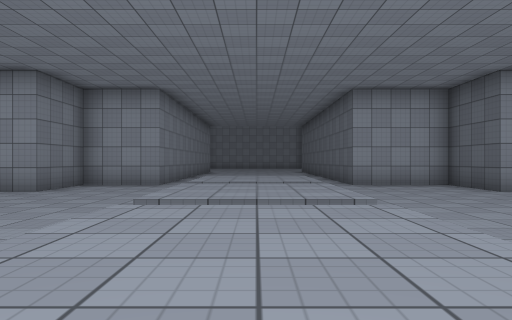
View 1 (above)

16 first-person views from a walk through a 3-D level made in the Unity game engine. The camera is 1.3 m above the floor, looks level and sees 70° across. The floor is counted in squares, 2 m on a side. Each view is taken from the middle of a square. On the plan, view 1 faces up. The plan holds only what a view shows up to about 11 squares ahead; the rest is blank. The place goes on beyond the plan. The player is left out. Surface patterns are stand-ins for the level's own textures.

View 2
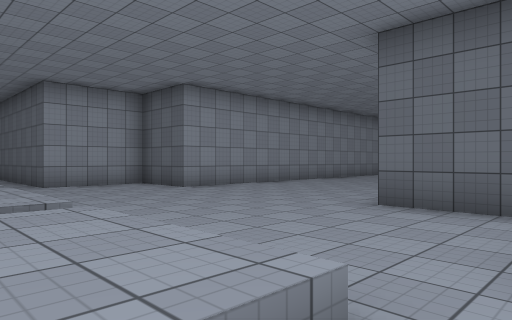

View 3
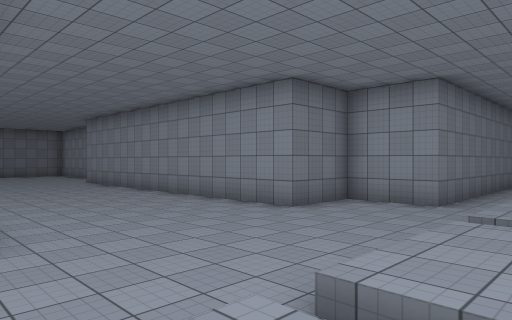

View 4
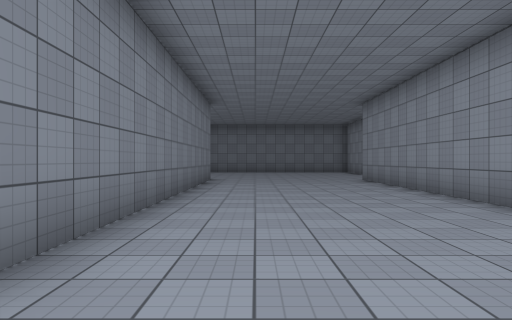

View 5
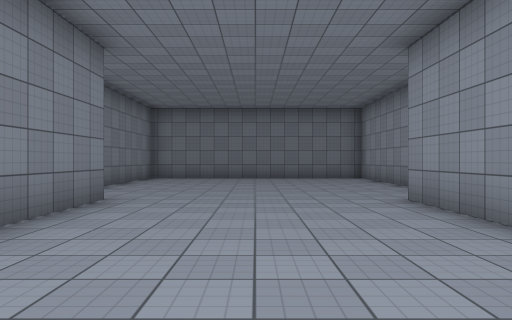

View 6
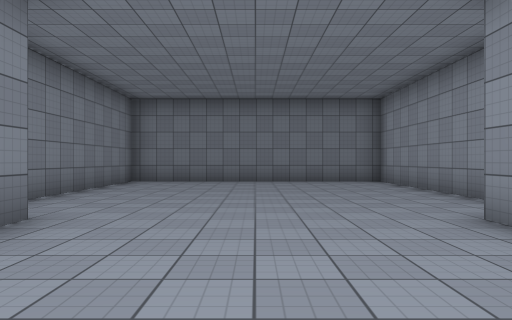

View 7
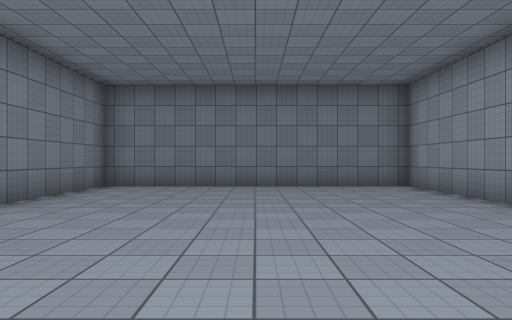

View 8
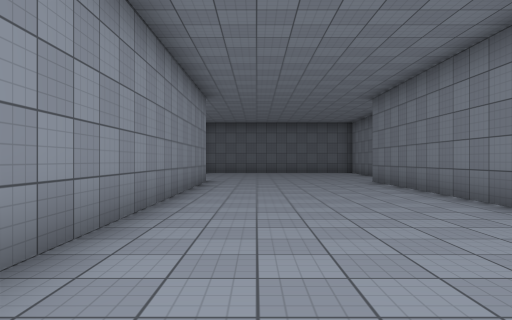

View 9
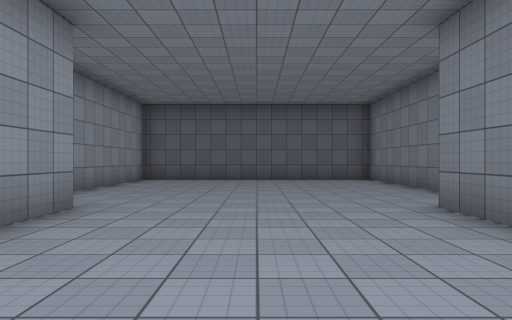

View 10
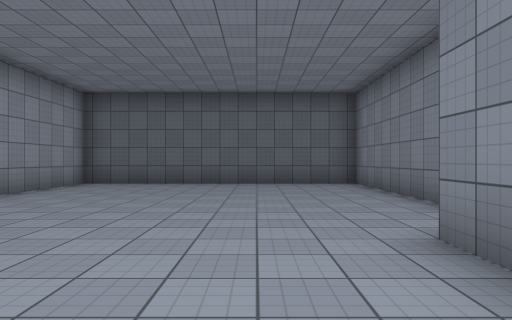

View 11
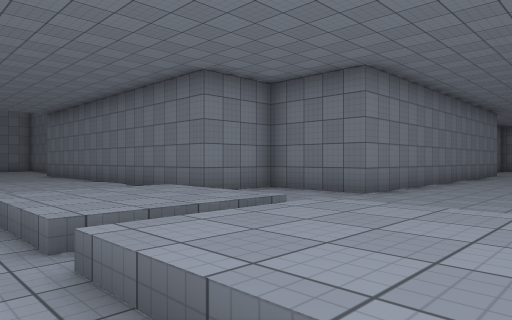

View 12
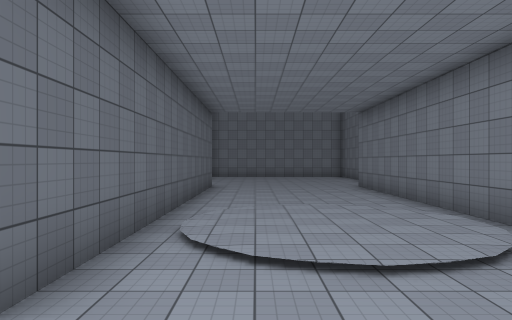

View 13
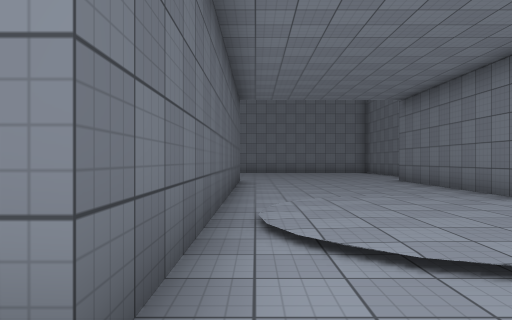

View 14
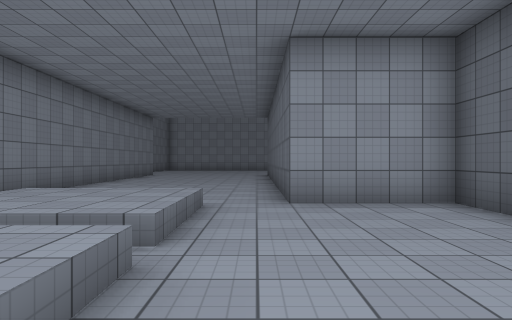

View 15
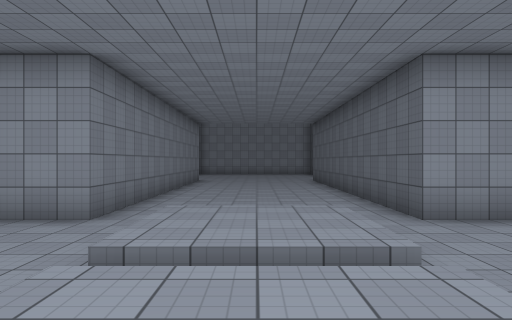

View 16
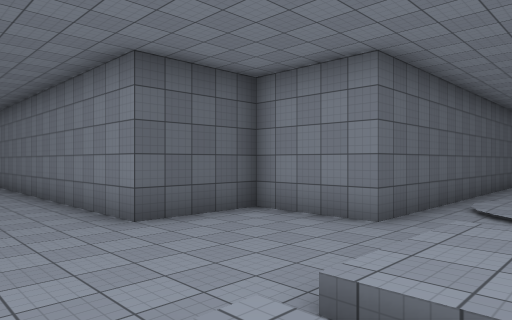

### Floor plan
Key: @ floor where view 1 was taken; # wall or solid block; . main floor; : floor 0.25 m higher than the main floor; + floor 0.5 m higher than the main floor; / step, stairs or slope.
Columns run from 22 left of view 1 to 22 right of it. Each row starts with its distance up from view 1.
 15                    #.....#
 14                    #.....#
 13                    #.....#
 12                    #.....#
 11                    #.....#
 10                  ###.  ..###
  9 ######           #...///...#            #####
  8 #......###########.../+/...###########......#
  7 #....................///....................#
  6 #....................///....................#
  5 #..................../+/....................#
  4 #....................///....................#
  3 #....................///....................#
  2 #......###########.../+/...###########......#
  1 ######           #.. ///...#            #####
  0                  ### .@..###
 -1                    # ///.#
 -2                    #/:::/#
 -3                    #/:::/#
 -4                    #/:::/#
 -5                    #../..#
 -6                    #.....#
 -7                    #.....#
 -8                    #.....#
 -9                    #.....#
-10                    #.....#

Positions as (right, up) in squares from view 1, and headings:
1: (0, 0), facing up
2: (0, 0), facing up-right
3: (0, 2), facing up-left
4: (-3, 4), facing left
5: (-9, 5), facing left
6: (-11, 5), facing left
7: (-13, 5), facing left
8: (4, 6), facing right
9: (10, 5), facing right
10: (12, 4), facing right
11: (2, 6), facing down-left
12: (1, 2), facing down
13: (2, 1), facing down
14: (2, 4), facing up
15: (0, 4), facing up
16: (0, 5), facing down-right
